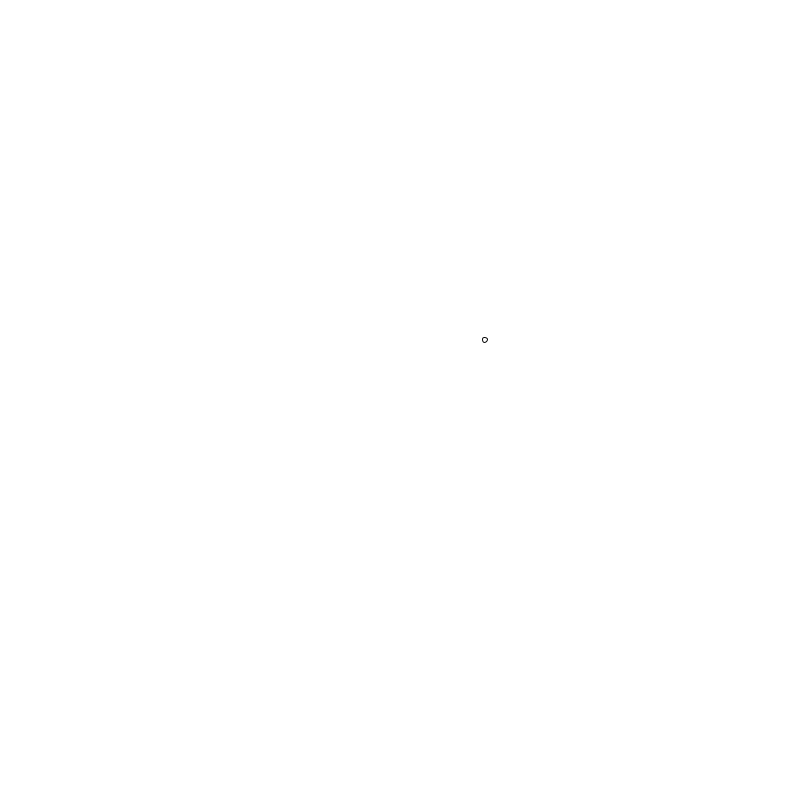
Frame 1 (no input)
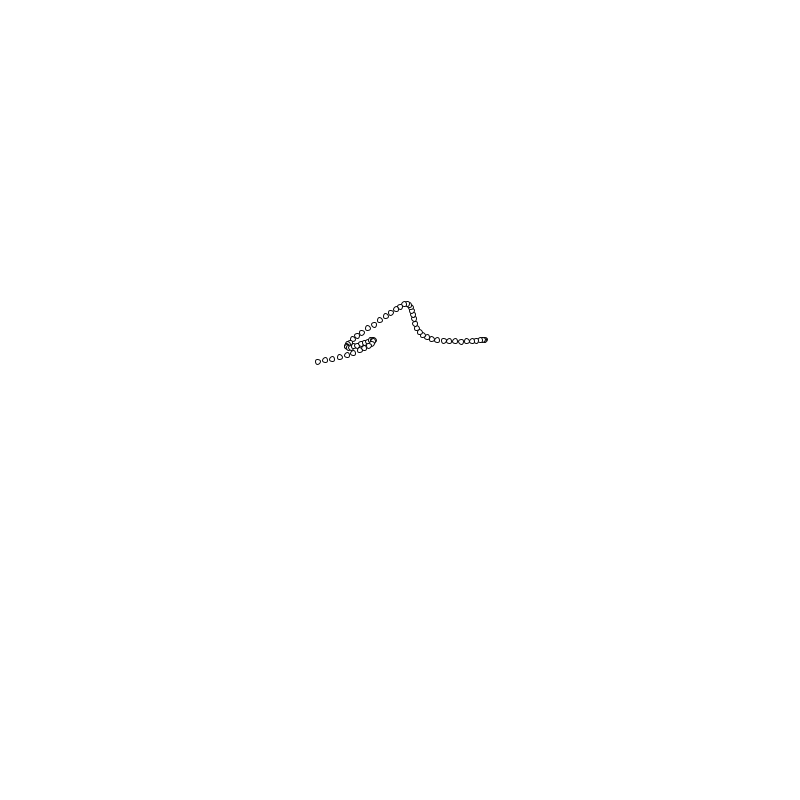
Frame 60 (the mouse pressed at the canvas centre just before this capture)
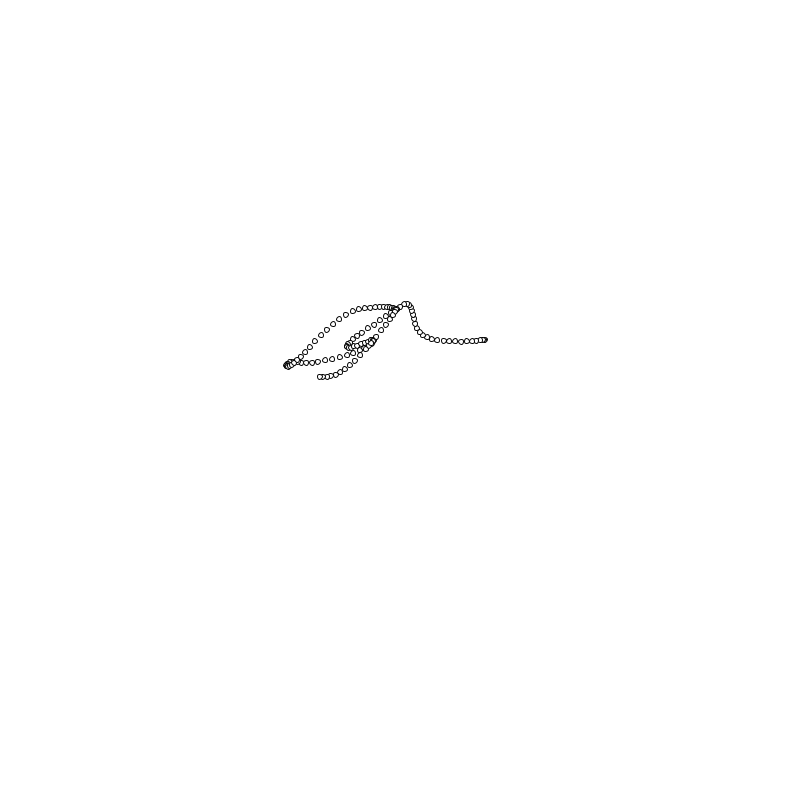
Frame 120 (the mouse held since frame 60 and released just before this capture)

The Processing sketch that drew these frames (run headless with seeded random() and noise(); from frame 60 on, the mouse is pressed at the canvas centre):

// Processing sketch: natureofcode_06randomwalk_PerlinNoise
// ── natureofcode_06randomwalk_PerlinNoise.pde
/*
nature of code

06. random walk PerlinNoise

created 2017.2.2.
by Wool(wool@wool.pe.ksr)

reference - Daniel Shiffman, The Nature of Code(2012)
*/
class Walker {
  float x, y;
  
  float tx, ty;
  
  Walker() {
    tx = 0;
    ty = 100;
  }
  
  void display() {
    stroke(5);
    ellipse(x,y, 5,5);
  }
  
  void step() {
    x = map(noise(tx), 0, 1, 0, width);
    y = map(noise(ty), 0, 1, 0, height);
    
    tx += 0.01;
    ty += 0.01;
  }
}

Walker w;

void setup() {
  size(800, 800);
  
  w = new Walker();
  
  background(255);
}

void draw() {
  w.step();
  w.display();
}
